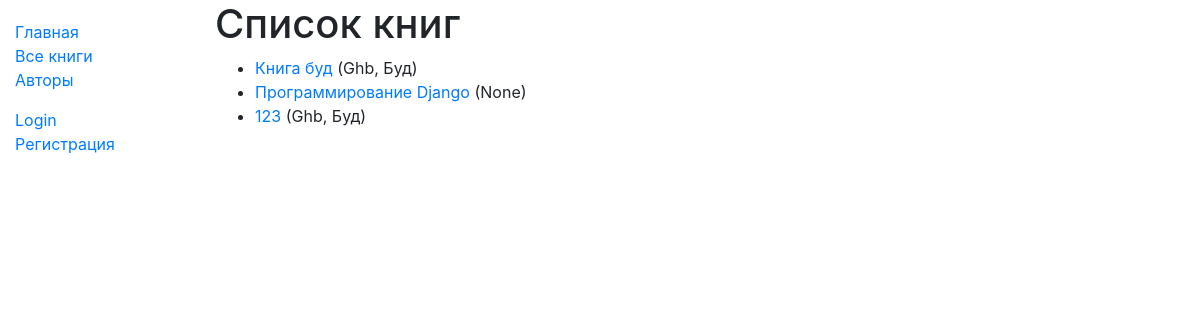
/catalog/books/, run on an earlier commit of the app's database.
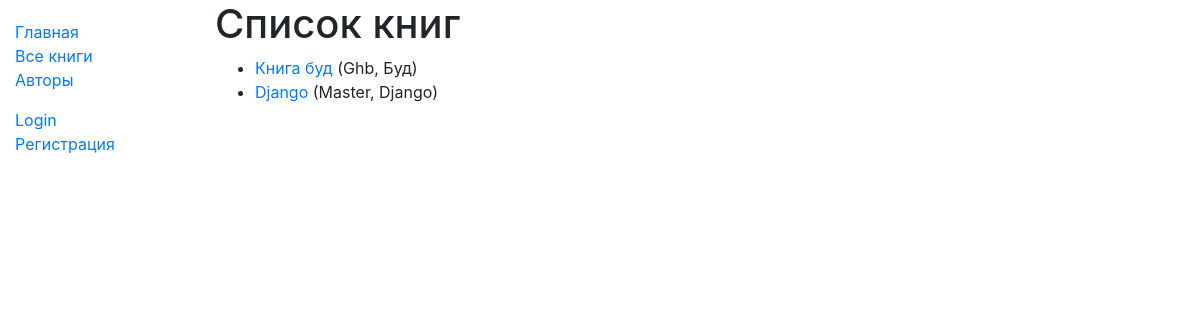
And on a later commit of the database.
### catalog/models.py (models this page shows, shortened)
class Book(models.Model):
    title = models.CharField(max_length=200)
    author = models.ForeignKey('Author', on_delete=models.SET_NULL, null=True)
    summary = models.TextField(max_length=1000, help_text="Enter a brief description of the book")
    isbn = models.CharField('ISBN', max_length=13,
                            help_text='13 Character <a href="https://www.isbn-international.org/content/what-isbn'
                                      '">ISBN number</a>')
    genre = models.ManyToManyField(Genre, help_text="Select a genre for this book")
    def display_genre(self):
        return ', '.join([genre.name for genre in self.genre.all()[:3]])
    display_genre.short_description = 'Genre'
    def get_absolute_url(self):
        return reverse('book-detail', args=[str(self.id)])

class Author(models.Model):
    first_name = models.CharField(max_length=100)
    last_name = models.CharField(max_length=100)
    date_of_birth = models.DateField(null=True, blank=True)
    date_of_death = models.DateField('died', null=True, blank=True)
    class Meta:
        ordering = ['last_name', 'first_name']
    def __str__(self):
        return '{0}, {1}'.format(self.last_name, self.first_name)

### catalog/views.py (the view)
# urls.py: path('books/', views.BookListView.as_view(), name='books'),
class BookListView(generic.ListView):
    model = Book
    paginate_by = 10

### catalog/templates/catalog/book_list.html (shortened to what this page needs)
{% extends "base_generic.html" %}
{% block content %}
  <h1>Список книг</h1>
  {% if book_list %}
  <ul>
    {% for book in book_list %}
      <li>
        <a href="{{ book.get_absolute_url }}">{{ book.title }}</a> ({{book.author}})
      </li>
    {% endfor %}
  </ul>
  {% else %}
    <p>В библиотеке нет книг</p>
  {% endif %}
{% endblock %}

What changed in the data, as far as the page shows it:
removed Book: title "123", author "Ghb, Буд"
changed Book: title "Программирование Django" → "Django"; author "None" → "Master, Django"
